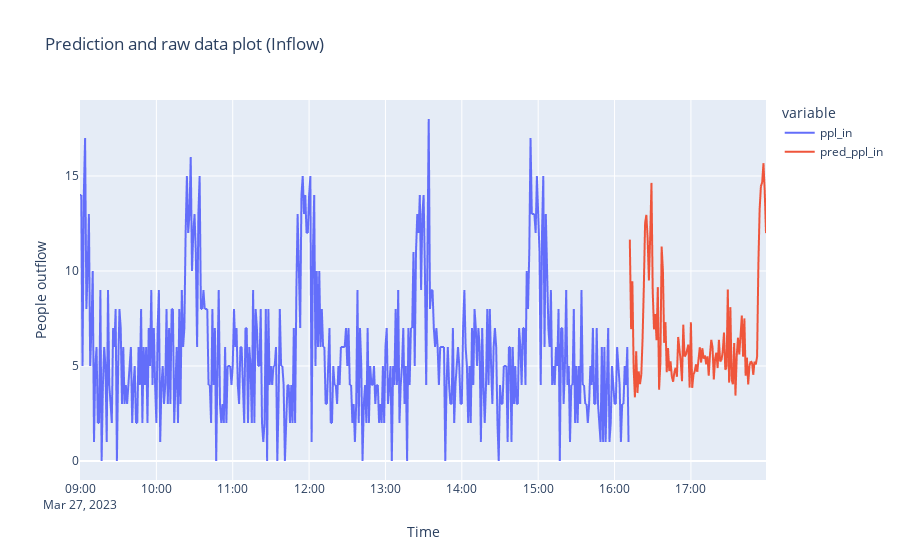

This figure's notebook cell:
### Code cell
fig = px.line(df_summary[["ppl_in", "pred_ppl_in"]], title="Prediction and raw data plot (Inflow)")
fig.update_xaxes(title="Time")
fig.update_yaxes(title="People outflow")

### Figure 1 — Plotly figure (JSON) as saved in the notebook; plotly's stock layout.template omitted (floating-point values rounded to 4 significant figures; data arrays with more than 128 entries replaced by an {"elided": "..."} marker saying what was removed)
{"data": [{"hovertemplate": "variable=ppl_in<br>datetime=%{x}<br>value=%{y}<extra></extra>", "legendgroup": "ppl_in", "line": {"color": "#636efa", "dash": "solid"}, "marker": {"symbol": "circle"}, "mode": "lines", "name": "ppl_in", "showlegend": true, "type": "scattergl", "x": {"elided": "540 str values"}, "xaxis": "x", "y": {"elided": "540 int values"}, "yaxis": "y"}, {"hovertemplate": "variable=pred_ppl_in<br>datetime=%{x}<br>value=%{y}<extra></extra>", "legendgroup": "pred_ppl_in", "line": {"color": "#EF553B", "dash": "solid"}, "marker": {"symbol": "circle"}, "mode": "lines", "name": "pred_ppl_in", "showlegend": true, "type": "scattergl", "x": {"elided": "540 str values"}, "xaxis": "x", "y": {"elided": "540 float values"}, "yaxis": "y"}], "layout": {"legend": {"title": {"text": "variable"}, "tracegroupgap": 0}, "title": {"text": "Prediction and raw data plot (Inflow)"}, "xaxis": {"anchor": "y", "domain": [0, 1], "title": {"text": "Time"}}, "yaxis": {"anchor": "x", "domain": [0, 1], "title": {"text": "People outflow"}}}}
